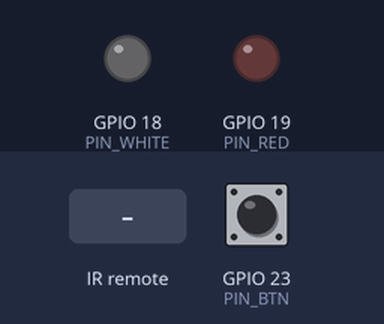
A sketch run on a simulated ESP32. On the bench: output pins drawn as LEDs (lit = HIGH). The test bench sets the inputs (shaded band); at power-on: GPIO 23 (PIN_BTN) HIGH. EEPROM starts erased.

Above: at 1.2 s.
1.3 s: GPIO 23 (PIN_BTN) pulled LOW for 0.15 s
At 2.6 s:
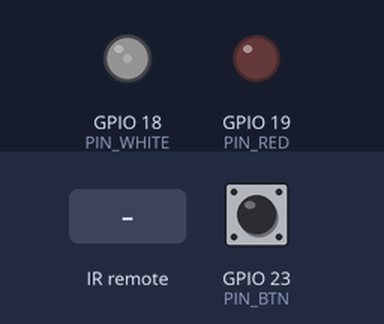
2.9 s: infrared code 0xB946FF00 received
At 3.2 s:
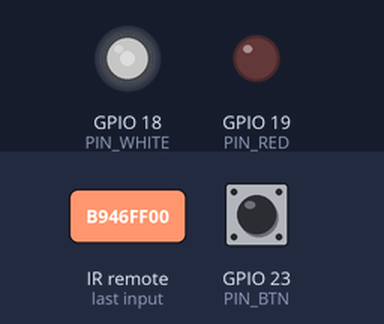
4.4 s: infrared code 0xB847FF00 received
At 5.5 s:
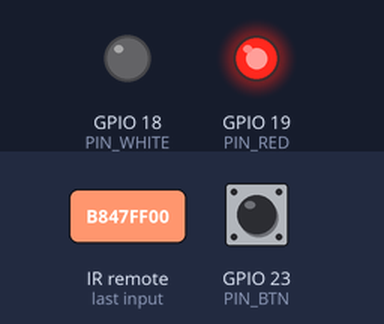
5.9 s: GPIO 23 (PIN_BTN) pulled LOW for 1 s
At 7.0 s:
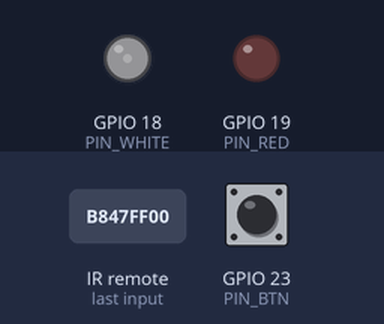
8.4 s: GPIO 23 (PIN_BTN) pulled LOW for 3.2 s
At 10.1 s:
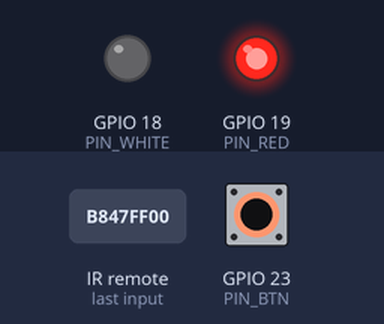
Timing chart, 0 to 11.6 s (numbered marks = the images above; inputs shaded):
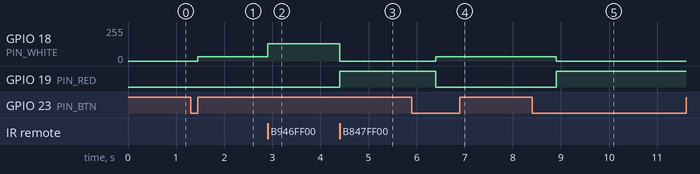

The sketch:

esp32-smart-led.ino
```cpp
#include <Preferences.h>
#include <IRremote.hpp>

/*
 * ESP32: 2 LED + button + IR remote state machine
 * Logic:
 * - Main short-press cycle: OFF -> White 10% -> White 50% -> White 100% -> OFF.
 * - Long press: from ANY white mode -> Red; from Red -> White 10%.
 */

// ==========================================
// 1. PIN CONFIGURATION
// ==========================================
const int PIN_WHITE = 18;
const int PIN_RED   = 19;
const int PIN_BTN   = 23;
const int PIN_IR    = 4;

// ==========================================
// 2. PWM CONFIGURATION
// ==========================================
const int LEDC_CHANNEL = 0;
const int LEDC_FREQ    = 3000;
const int LEDC_RES     = 8;

// ==========================================
// 3. TIMING CONSTANTS
// ==========================================
const unsigned long DEBOUNCE_MS    = 30;
const unsigned long LONG_PRESS_MS  = 500;
const unsigned long CYCLE_TIMEOUT  = 5000;

// ==========================================
// 4. STATE MACHINE DEFINITION
// ==========================================
enum State {
  ST_OFF,
  ST_WHITE_10,
  ST_WHITE_50,
  ST_WHITE_100,
  ST_RED
};

State state = ST_OFF;

unsigned long lastPressTime   = 0;
unsigned long btnDownTime     = 0;
bool          btnDown         = false;
bool          longPressFired  = false;

Preferences prefs;
State last_active_color = ST_WHITE_10;

// ==========================================
// 5. IR REMOTE CODES (UPDATE THESE!)
// ==========================================
// Use ir_code_scanner.ino to find your remote's codes
const uint32_t IR_CODE_POWER = 0xBA45FF00;
const uint32_t IR_CODE_WHITE = 0xB946FF00;
const uint32_t IR_CODE_RED   = 0xB847FF00;

// ==========================================
// 6. HARDWARE CONTROL FUNCTIONS
// ==========================================

void setWhite(uint8_t duty) {
  ledcWrite(LEDC_CHANNEL, duty);
}

void setRed(bool on) {
  digitalWrite(PIN_RED, on ? HIGH : LOW);
}

void applyState() {
  switch (state) {
    case ST_OFF:
      setWhite(0);
      setRed(false);
      break;
    case ST_WHITE_10:
      setWhite(32);
      setRed(false);
      break;
    case ST_WHITE_50:
      setWhite(128);
      setRed(false);
      break;
    case ST_WHITE_100:
      setWhite(255);
      setRed(false);
      break;
    case ST_RED:
      setWhite(0);
      setRed(true);
      break;
  }

  if (state != ST_OFF) {
    last_active_color = state;
    prefs.putInt("last_color", (int)last_active_color);
  }
}

// ==========================================
// 7. PHYSICAL BUTTON HANDLERS
// ==========================================

void onShortPress() {
  unsigned long now = millis();

  if (state != ST_OFF && (now - lastPressTime) > CYCLE_TIMEOUT) {
    state = ST_OFF;
    lastPressTime = now;
    applyState();
    return;
  }

  switch (state) {
    case ST_OFF:
      if (last_active_color == ST_RED) {
        state = ST_RED;
      } else {
        state = ST_WHITE_10;
      }
      break;
    case ST_WHITE_10:
      state = ST_WHITE_50;
      break;
    case ST_WHITE_50:
      state = ST_WHITE_100;
      break;
    case ST_WHITE_100:
      state = ST_OFF;
      break;
    case ST_RED:
      state = ST_OFF;
      break;
  }
  lastPressTime = now;
  applyState();
}

void onLongPress() {
  unsigned long now = millis();

  if (state != ST_OFF && (now - lastPressTime) > CYCLE_TIMEOUT) {
    state = ST_OFF;
    lastPressTime = now;
    applyState();
    return;
  }

  // LONG PRESS LOGIC:
  // - From ANY white mode (10%, 50%, 100%) -> switch to Red
  // - From Red -> switch back to soft White 10%
  if (state == ST_WHITE_10 || state == ST_WHITE_50 || state == ST_WHITE_100) {
    state = ST_RED;
    lastPressTime = now;
    applyState();
  } else if (state == ST_RED) {
    state = ST_WHITE_10;
    lastPressTime = now;
    applyState();
  }
}

// ==========================================
// 8. IR REMOTE HANDLER
// ==========================================

void handleIRCommand(uint32_t code) {
  unsigned long now = millis();
  lastPressTime = now;

  switch (code) {
    case IR_CODE_POWER:
      if (state == ST_OFF) {
        state = (last_active_color == ST_RED) ? ST_RED : ST_WHITE_10;
      } else {
        state = ST_OFF;
      }
      break;

    case IR_CODE_WHITE:
      if (state == ST_OFF || state == ST_RED) {
        state = ST_WHITE_10;
      } else if (state == ST_WHITE_10) {
        state = ST_WHITE_50;
      } else if (state == ST_WHITE_50) {
        state = ST_WHITE_100;
      } else if (state == ST_WHITE_100) {
        state = ST_WHITE_10;
      }
      break;

    case IR_CODE_RED:
      state = ST_RED;
      break;

    default:
      // Unknown codes are silently ignored in production
      break;
  }

  applyState();
}

// ==========================================
// 9. ARDUINO STANDARD FUNCTIONS
// ==========================================

void setup() {
  pinMode(PIN_RED, OUTPUT);
  pinMode(PIN_BTN, INPUT_PULLUP);

  ledcSetup(LEDC_CHANNEL, LEDC_FREQ, LEDC_RES);
  ledcAttachPin(PIN_WHITE, LEDC_CHANNEL);

  IrReceiver.begin(PIN_IR);

  prefs.begin("led_ctrl", false);
  last_active_color = (State)prefs.getInt("last_color", ST_WHITE_10);

  state = ST_OFF;
  applyState();
}

void loop() {
  unsigned long now = millis();

  // 1. Process IR Remote Input
  if (IrReceiver.decode()) {
    uint32_t code = IrReceiver.decodedIRData.decodedRawData;
    if (code != 0) {
      handleIRCommand(code);
    }
    IrReceiver.resume();
  }

  // 2. Process Physical Button Input
  bool pressed = (digitalRead(PIN_BTN) == LOW);

  if (pressed) {
    if (!btnDown) {
      btnDown = true;
      btnDownTime = now;
      longPressFired = false;
    } else {
      if (!longPressFired && (now - btnDownTime) >= LONG_PRESS_MS) {
        longPressFired = true;
        onLongPress();
      }
    }
  } else {
    if (btnDown) {
      unsigned long held = now - btnDownTime;
      if (!longPressFired && held >= DEBOUNCE_MS) {
        onShortPress();
      }
      btnDown = false;
      longPressFired = false;
    }
  }
}
```

Measured:
- after the input at 1.3 s, GPIO 18 (PIN_WHITE): 0/255 → 32/255 after 0.15 s
- after the input at 2.9 s, GPIO 18 (PIN_WHITE): 32/255 → 128/255 at once
- after the input at 4.4 s, GPIO 18 (PIN_WHITE): 128/255 → 0/255 at once; GPIO 19 (PIN_RED): LOW → HIGH at once
- after the input at 5.9 s, GPIO 18 (PIN_WHITE): 0/255 → 32/255 after 0.50 s; GPIO 19 (PIN_RED): HIGH → LOW after 0.50 s
- after the input at 8.4 s, GPIO 18 (PIN_WHITE): 32/255 → 0/255 after 0.50 s; GPIO 19 (PIN_RED): LOW → HIGH after 0.50 s
